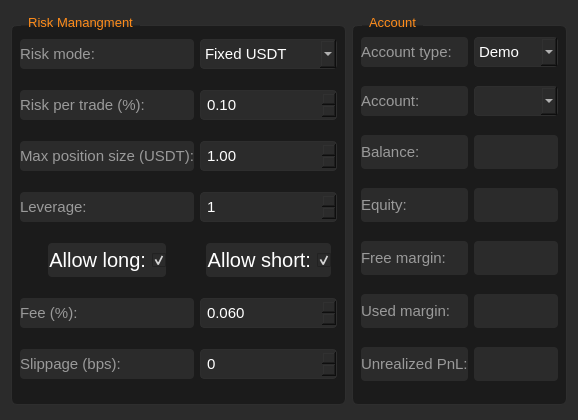
           <widget class="QFrame" name="RmFrame">
            <property name="sizePolicy">
             <sizepolicy hsizetype="Expanding" vsizetype="Fixed">
              <horstretch>0</horstretch>
              <verstretch>0</verstretch>
             </sizepolicy>
            </property>
            <property name="minimumSize">
             <size>
              <width>0</width>
              <height>420</height>
             </size>
            </property>
            <property name="styleSheet">
             <string notr="true">background-color: rgb(43, 43, 43);
color: white;                /* цвет текста */
 border-radius: 4px;</string>
            </property>
            <property name="frameShape">
             <enum>QFrame::StyledPanel</enum>
            </property>
            <property name="frameShadow">
             <enum>QFrame::Raised</enum>
            </property>
            <layout class="QHBoxLayout" name="horizontalLayout_3">
             <item>
              <widget class="QGroupBox" name="groupBox">
               <property name="sizePolicy">
                <sizepolicy hsizetype="Preferred" vsizetype="Fixed">
                 <horstretch>0</horstretch>
                 <verstretch>0</verstretch>
                </sizepolicy>
               </property>
               <property name="minimumSize">
                <size>
                 <width>0</width>
                 <height>390</height>
                </size>
               </property>
               <property name="font">
                <font>
                 <pointsize>10</pointsize>
                </font>
               </property>
               <property name="styleSheet">
                <string notr="true">QGroupBox {
    background-color: #1B1B1B;
    border: 1px solid #2E2E2E;
    border-radius: 6px;
    margin-top: 10px;
}

QGroupBox::title {
    subcontrol-origin: margin;
    left: 10px;
    padding: 0 5px;
    color: #FF8C1A;
    font-weight: bold;
}

QLineEdit, QDoubleSpinBox, QSpinBox, QComboBox {
    background-color: #222222;
    border: 1px solid #2E2E2E;
    border-radius: 4px;
    padding: 4px;
    color: #EAEAEA;
}

QLineEdit:focus, QDoubleSpinBox:focus {
    border: 1px solid #FF8C1A;
}

QLabel {
    color: #9A9A9A;
}

QCheckBox {
    spacing: 6px;
    color: #EAEAEA;
}


</string>
               </property>
               <property name="title">
                <string>Risk Manangment</string>
               </property>
               <layout class="QGridLayout" name="gridLayout_3">
                <item row="5" column="1">
                 <widget class="QDoubleSpinBox" name="spinFeePct">
                  <property name="font">
                   <font>
                    <pointsize>11</pointsize>
                   </font>
                  </property>
                  <property name="styleSheet">
                   <string notr="true">background-color: rgb(43, 43, 43);
color: white;                /* цвет текста */</string>
                  </property>
                  <property name="decimals">
                   <number>3</number>
                  </property>
                  <property name="maximum">
                   <double>1.000000000000000</double>
                  </property>
                  <property name="singleStep">
                   <double>0.010000000000000</double>
                  </property>
                  <property name="value">
                   <double>0.060000000000000</double>
                  </property>
                 </widget>
                </item>
                <item row="6" column="0">
                 <widget class="QLabel" name="label_8">
                  <property name="sizePolicy">
                   <sizepolicy hsizetype="Preferred" vsizetype="Preferred">
                    <horstretch>0</horstretch>
                    <verstretch>34</verstretch>
                   </sizepolicy>
                  </property>
                  <property name="font">
                   <font>
                    <pointsize>11</pointsize>
                   </font>
                  </property>
                  <property name="styleSheet">
                   <string notr="true"> border-radius: 4px;</string>
                  </property>
                  <property name="text">
                   <string>Slippage (bps):</string>
                  </property>
                 </widget>
                </item>
                <item row="0" column="0">
                 <widget class="QLabel" name="label">
                  <property name="sizePolicy">
                   <sizepolicy hsizetype="Preferred" vsizetype="Preferred">
                    <horstretch>0</horstretch>
                    <verstretch>34</verstretch>
                   </sizepolicy>
                  </property>
                  <property name="font">
                   <font>
                    <pointsize>11</pointsize>
                   </font>
                  </property>
                  <property name="layoutDirection">
                   <enum>Qt::LeftToRight</enum>
                  </property>
                  <property name="styleSheet">
                   <string notr="true"> border-radius: 4px;</string>
                  </property>
                  <property name="text">
                   <string>Risk mode:</string>
                  </property>
                  <property name="alignment">
                   <set>Qt::AlignLeading|Qt::AlignLeft|Qt::AlignVCenter</set>
                  </property>
                 </widget>
                </item>
                <item row="3" column="0">
                 <widget class="QLabel" name="label_4">
                  <property name="sizePolicy">
                   <sizepolicy hsizetype="Preferred" vsizetype="Preferred">
                    <horstretch>0</horstretch>
                    <verstretch>34</verstretch>
                   </sizepolicy>
                  </property>
                  <property name="font">
                   <font>
                    <pointsize>11</pointsize>
                   </font>
                  </property>
                  <property name="styleSheet">
                   <string notr="true"> border-radius: 4px;</string>
                  </property>
                  <property name="text">
                   <string>Leverage:</string>
                  </property>
                 </widget>
                </item>
                <item row="1" column="1">
                 <widget class="QDoubleSpinBox" name="spinRiskPct">
                  <property name="sizePolicy">
                   <sizepolicy hsizetype="Preferred" vsizetype="Fixed">
                    <horstretch>0</horstretch>
                    <verstretch>0</verstretch>
                   </sizepolicy>
                  </property>
                  <property name="font">
                   <font>
                    <pointsize>11</pointsize>
                   </font>
                  </property>
                  <property name="styleSheet">
                   <string notr="true">background-color: rgb(43, 43, 43);
color: white;                /* цвет текста */</string>
                  </property>
                  <property name="minimum">
                   <double>0.100000000000000</double>
                  </property>
                  <property name="maximum">
                   <double>100.000000000000000</double>
                  </property>
                 </widget>
                </item>
                <item row="5" column="0">
                 <widget class="QLabel" name="label_7">
                  <property name="sizePolicy">
                   <sizepolicy hsizetype="Preferred" vsizetype="Preferred">
                    <horstretch>0</horstretch>
                    <verstretch>34</verstretch>
                   </sizepolicy>
                  </property>
                  <property name="font">
                   <font>
                    <pointsize>11</pointsize>
                   </font>
                  </property>
                  <property name="styleSheet">
                   <string notr="true"> border-radius: 4px;</string>
                  </property>
                  <property name="text">
                   <string>Fee (%):</string>
                  </property>
                 </widget>
                </item>
                <item row="2" column="1">
                 <widget class="QDoubleSpinBox" name="spinMaxPosUSDT">
                  <property name="sizePolicy">
                   <sizepolicy hsizetype="Preferred" vsizetype="Fixed">
                    <horstretch>0</horstretch>
                    <verstretch>0</verstretch>
                   </sizepolicy>
                  </property>
                  <property name="font">
                   <font>
                    <pointsize>11</pointsize>
                   </font>
                  </property>
                  <property name="styleSheet">
                   <string notr="true">background-color: rgb(43, 43, 43);
color: white;                /* цвет текста */</string>
                  </property>
                  <property name="maximum">
                   <double>1000000.000000000000000</double>
                  </property>
                  <property name="value">
                   <double>1.000000000000000</double>
                  </property>
                 </widget>
                </item>
                <item row="0" column="1">
                 <widget class="QComboBox" name="cbRiskMode">
                  <property name="font">
                   <font>
                    <pointsize>11</pointsize>
                   </font>
                  </property>
                  <property name="styleSheet">
                   <string notr="true">background-color: rgb(43, 43, 43);
color: white;                /* цвет текста */</string>
                  </property>
                  <item>
                   <property name="text">
                    <string>Fixed USDT</string>
                   </property>
                  </item>
                  <item>
                   <property name="text">
                    <string>Percent of equity</string>
                   </property>
                  </item>
                 </widget>
                </item>
                <item row="4" column="1" alignment="Qt::AlignHCenter">
                 <widget class="QCheckBox" name="chkAllowShort">
                  <property name="sizePolicy">
                   <sizepolicy hsizetype="Preferred" vsizetype="Fixed">
                    <horstretch>0</horstretch>
                    <verstretch>0</verstretch>
                   </sizepolicy>
                  </property>
                  <property name="minimumSize">
                   <size>
                    <width>0</width>
                    <height>34</height>
                   </size>
                  </property>
                  <property name="font">
                   <font>
                    <pointsize>15</pointsize>
                   </font>
                  </property>
                  <property name="layoutDirection">
                   <enum>Qt::RightToLeft</enum>
                  </property>
                  <property name="styleSheet">
                   <string notr="true">background-color: rgb(43, 43, 43);
color: white;                /* цвет текста */
 border-radius: 4px;</string>
                  </property>
                  <property name="text">
                   <string>Allow short:</string>
                  </property>
                  <property name="checked">
                   <bool>true</bool>
                  </property>
                 </widget>
                </item>
                <item row="4" column="0" alignment="Qt::AlignHCenter">
                 <widget class="QCheckBox" name="chkAllowLong">
                  <property name="sizePolicy">
                   <sizepolicy hsizetype="Preferred" vsizetype="Fixed">
                    <horstretch>0</horstretch>
                    <verstretch>0</verstretch>
                   </sizepolicy>
                  </property>
                  <property name="minimumSize">
                   <size>
                    <width>0</width>
                    <height>34</height>
                   </size>
                  </property>
                  <property name="font">
                   <font>
                    <pointsize>15</pointsize>
                   </font>
                  </property>
                  <property name="layoutDirection">
                   <enum>Qt::RightToLeft</enum>
                  </property>
                  <property name="styleSheet">
                   <string notr="true">background-color: rgb(43, 43, 43);
color: white;                /* цвет текста */
 border-radius: 4px;</string>
                  </property>
                  <property name="text">
                   <string>Allow long:</string>
                  </property>
                  <property name="checkable">
                   <bool>true</bool>
                  </property>
                  <property name="checked">
                   <bool>true</bool>
                  </property>
                 </widget>
                </item>
                <item row="6" column="1">
                 <widget class="QSpinBox" name="spinSlippageBps">
                  <property name="font">
                   <font>
                    <pointsize>11</pointsize>
                   </font>
                  </property>
                  <property name="styleSheet">
                   <string notr="true">background-color: rgb(43, 43, 43);
color: white;                /* цвет текста */</string>
                  </property>
                  <property name="maximum">
                   <number>200</number>
                  </property>
                 </widget>
                </item>
                <item row="2" column="0">
                 <widget class="QLabel" name="label_3">
                  <property name="sizePolicy">
                   <sizepolicy hsizetype="Preferred" vsizetype="Preferred">
                    <horstretch>0</horstretch>
                    <verstretch>34</verstretch>
                   </sizepolicy>
                  </property>
                  <property name="font">
                   <font>
                    <pointsize>11</pointsize>
                   </font>
                  </property>
                  <property name="styleSheet">
                   <string notr="true"> border-radius: 4px;</string>
                  </property>
                  <property name="text">
                   <string>Max position size (USDT):</string>
                  </property>
                 </widget>
                </item>
                <item row="3" column="1">
                 <widget class="QSpinBox" name="spinLeverage">
                  <property name="sizePolicy">
                   <sizepolicy hsizetype="Preferred" vsizetype="Fixed">
                    <horstretch>0</horstretch>
                    <verstretch>0</verstretch>
                   </sizepolicy>
                  </property>
                  <property name="font">
                   <font>
                    <pointsize>11</pointsize>
                   </font>
                  </property>
                  <property name="styleSheet">
                   <string notr="true">background-color: rgb(43, 43, 43);
color: white;                /* цвет текста */</string>
                  </property>
                  <property name="minimum">
                   <number>1</number>
                  </property>
                  <property name="maximum">
                   <number>100</number>
                  </property>
                 </widget>
                </item>
                <item row="1" column="0">
                 <widget class="QLabel" name="label_2">
                  <property name="sizePolicy">
                   <sizepolicy hsizetype="Preferred" vsizetype="Preferred">
                    <horstretch>0</horstretch>
                    <verstretch>34</verstretch>
                   </sizepolicy>
                  </property>
                  <property name="font">
                   <font>
                    <pointsize>11</pointsize>
                   </font>
                  </property>
                  <property name="styleSheet">
                   <string notr="true"> border-radius: 4px;</string>
                  </property>
                  <property name="text">
                   <string>Risk per trade (%):</string>
                  </property>
                 </widget>
                </item>
               </layout>
              </widget>
             </item>
             <item>
              <widget class="QGroupBox" name="groupBox_2">
               <property name="sizePolicy">
                <sizepolicy hsizetype="Preferred" vsizetype="Fixed">
                 <horstretch>0</horstretch>
                 <verstretch>0</verstretch>
                </sizepolicy>
               </property>
               <property name="minimumSize">
                <size>
                 <width>0</width>
                 <height>390</height>
                </size>
               </property>
               <property name="font">
                <font>
                 <pointsize>10</pointsize>
                </font>
               </property>
               <property name="styleSheet">
                <string notr="true">QGroupBox {
    background-color: #1B1B1B;
    border: 1px solid #2E2E2E;
    border-radius: 6px;
    margin-top: 10px;
}

QGroupBox::title {
    subcontrol-origin: margin;
    left: 10px;
    padding: 0 5px;
    color: #FF8C1A;
    font-weight: bold;
}

QLineEdit, QDoubleSpinBox, QSpinBox, QComboBox {
    background-color: #222222;
    border: 1px solid #2E2E2E;
    border-radius: 4px;
    padding: 4px;
    color: #EAEAEA;
}

QLineEdit:focus, QDoubleSpinBox:focus {
    border: 1px solid #FF8C1A;
}

QLabel {
    color: #9A9A9A;
}

QCheckBox {
    spacing: 6px;
    color: #EAEAEA;
}


</string>
               </property>
               <property name="title">
                <string>Account</string>
               </property>
               <layout class="QGridLayout" name="gridLayout_5">
                <item row="1" column="0">
                 <widget class="QLabel" name="label_6">
                  <property name="font">
                   <font>
                    <pointsize>11</pointsize>
                   </font>
                  </property>
                  <property name="text">
                   <string>Account:</string>
                  </property>
                 </widget>
                </item>
                <item row="2" column="1">
                 <widget class="QLabel" name="lblBalanceValue">
                  <property name="font">
                   <font>
                    <pointsize>11</pointsize>
                   </font>
                  </property>
                  <property name="styleSheet">
                   <string notr="true"> border-radius: 4px;</string>
                  </property>
                  <property name="text">
                   <string/>
                  </property>
                 </widget>
                </item>
                <item row="4" column="0">
                 <widget class="QLabel" name="label_11">
                  <property name="sizePolicy">
                   <sizepolicy hsizetype="Preferred" vsizetype="Fixed">
                    <horstretch>0</horstretch>
                    <verstretch>0</verstretch>
                   </sizepolicy>
                  </property>
                  <property name="minimumSize">
                   <size>
                    <width>0</width>
                    <height>34</height>
                   </size>
                  </property>
                  <property name="font">
                   <font>
                    <pointsize>11</pointsize>
                   </font>
                  </property>
                  <property name="text">
                   <string>Free margin:</string>
                  </property>
                 </widget>
                </item>
                <item row="5" column="1">
                 <widget class="QLabel" name="lblUsedValue">
                  <property name="font">
                   <font>
                    <pointsize>11</pointsize>
                   </font>
                  </property>
                  <property name="styleSheet">
                   <string notr="true"> border-radius: 4px;</string>
                  </property>
                  <property name="text">
                   <string/>
                  </property>
                 </widget>
                </item>
                <item row="5" column="0">
                 <widget class="QLabel" name="label_12">
                  <property name="sizePolicy">
                   <sizepolicy hsizetype="Preferred" vsizetype="Fixed">
                    <horstretch>0</horstretch>
                    <verstretch>0</verstretch>
                   </sizepolicy>
                  </property>
                  <property name="minimumSize">
                   <size>
                    <width>0</width>
                    <height>34</height>
                   </size>
                  </property>
                  <property name="font">
                   <font>
                    <pointsize>11</pointsize>
                   </font>
                  </property>
                  <property name="text">
                   <string>Used margin:</string>
                  </property>
                 </widget>
                </item>
                <item row="3" column="0">
                 <widget class="QLabel" name="label_10">
                  <property name="sizePolicy">
                   <sizepolicy hsizetype="Preferred" vsizetype="Fixed">
                    <horstretch>0</horstretch>
                    <verstretch>0</verstretch>
                   </sizepolicy>
                  </property>
                  <property name="minimumSize">
                   <size>
                    <width>0</width>
                    <height>34</height>
                   </size>
                  </property>
                  <property name="font">
                   <font>
                    <pointsize>11</pointsize>
                   </font>
                  </property>
                  <property name="text">
                   <string>Equity:</string>
                  </property>
                 </widget>
                </item>
                <item row="0" column="0">
                 <widget class="QLabel" name="label_5">
                  <property name="sizePolicy">
                   <sizepolicy hsizetype="Preferred" vsizetype="Preferred">
                    <horstretch>0</horstretch>
                    <verstretch>34</verstretch>
                   </sizepolicy>
                  </property>
                  <property name="font">
                   <font>
                    <pointsize>11</pointsize>
                   </font>
                  </property>
                  <property name="layoutDirection">
                   <enum>Qt::LeftToRight</enum>
                  </property>
                  <property name="text">
                   <string>Account type:</string>
                  </property>
                  <property name="alignment">
                   <set>Qt::AlignLeading|Qt::AlignLeft|Qt::AlignVCenter</set>
                  </property>
                 </widget>
                </item>
                <item row="2" column="0">
                 <widget class="QLabel" name="label_9">
                  <property name="sizePolicy">
                   <sizepolicy hsizetype="Preferred" vsizetype="Fixed">
                    <horstretch>0</horstretch>
                    <verstretch>0</verstretch>
                   </sizepolicy>
                  </property>
                  <property name="minimumSize">
                   <size>
                    <width>0</width>
                    <height>34</height>
                   </size>
                  </property>
                  <property name="font">
                   <font>
                    <pointsize>11</pointsize>
                   </font>
                  </property>
                  <property name="text">
                   <string>Balance:</string>
                  </property>
                 </widget>
                </item>
                <item row="0" column="1">
                 <widget class="QComboBox" name="cbAccountType">
                  <property name="font">
                   <font>
                    <pointsize>11</pointsize>
                   </font>
                  </property>
                  <property name="styleSheet">
                   <string notr="true">background-color: rgb(43, 43, 43);
color: white;                /* цвет текста */</string>
                  </property>
                  <item>
                   <property name="text">
                    <string>Demo</string>
                   </property>
                  </item>
                  <item>
                   <property name="text">
                    <string>Real</string>
                   </property>
                  </item>
                 </widget>
                </item>
                <item row="3" column="1">
                 <widget class="QLabel" name="lblEquityValue">
                  <property name="font">
                   <font>
                    <pointsize>11</pointsize>
                   </font>
                  </property>
                  <property name="styleSheet">
                   <string notr="true"> border-radius: 4px;</string>
                  </property>
                  <property name="text">
                   <string/>
                  </property>
                 </widget>
                </item>
                <item row="4" column="1">
                 <widget class="QLabel" name="lblFreeValue">
                  <property name="font">
                   <font>
                    <pointsize>11</pointsize>
                   </font>
                  </property>
                  <property name="styleSheet">
                   <string notr="true"> border-radius: 4px;</string>
                  </property>
                  <property name="text">
                   <string/>
                  </property>
                 </widget>
                </item>
                <item row="1" column="1">
                 <widget class="QComboBox" name="comboBox">
                  <property name="font">
                   <font>
                    <pointsize>11</pointsize>
                   </font>
                  </property>
                  <property name="styleSheet">
                   <string notr="true">background-color: rgb(43, 43, 43);
color: white;                /* цвет текста */</string>
                  </property>
                 </widget>
                </item>
                <item row="6" column="0">
                 <widget class="QLabel" name="label_13">
                  <property name="sizePolicy">
                   <sizepolicy hsizetype="Preferred" vsizetype="Fixed">
                    <horstretch>0</horstretch>
                    <verstretch>0</verstretch>
                   </sizepolicy>
                  </property>
                  <property name="minimumSize">
                   <size>
                    <width>0</width>
                    <height>34</height>
                   </size>
                  </property>
                  <property name="font">
                   <font>
                    <pointsize>11</pointsize>
                   </font>
                  </property>
                  <property name="text">
                   <string>Unrealized PnL:</string>
                  </property>
                 </widget>
                </item>
                <item row="6" column="1">
                 <widget class="QLabel" name="lblUPnlValie">
                  <property name="font">
                   <font>
                    <pointsize>11</pointsize>
                   </font>
                  </property>
                  <property name="styleSheet">
                   <string notr="true"> border-radius: 4px;</string>
                  </property>
                  <property name="text">
                   <string/>
                  </property>
                 </widget>
                </item>
               </layout>
              </widget>
             </item>
            </layout>
           </widget>
